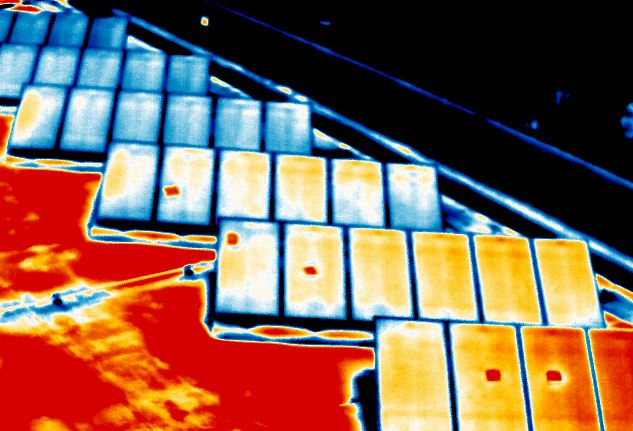
#> input picture HW Mid/影像辨識image/熱影像/15.JPG, 633 x 431 px, found by its file name
$ python opencv_heat02.py
#> lines starting #> are read from the running program, lines starting #| are printed output that depends on the picture; after the words box and inside, x2 and y2 are one past the last pixel; in counts of white or black regions, pixels touching at a corner belong together
import cv2
import numpy as np

path = './temp/15.JPG'
ori = cv2.imread(path)
#> ori is the input picture: shape (431, 633, 3); mean B, G, R 83.8, 99, 129.1
ori_draw = ori.copy()

blur = cv2.GaussianBlur(ori, (5, 5), 0)
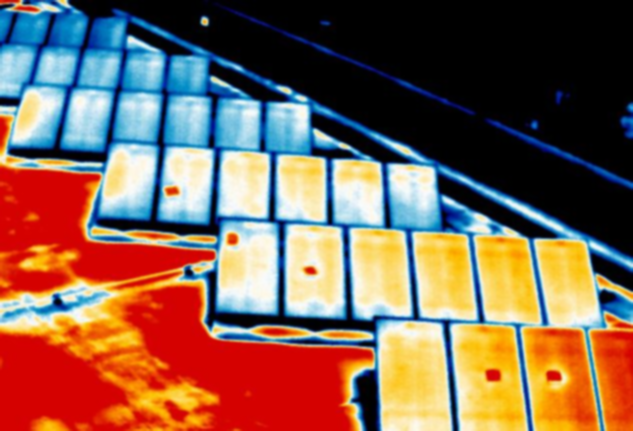
#> blur: shape (431, 633, 3); mean B, G, R 83.8, 99, 129.1
hsv = cv2.cvtColor(blur, cv2.COLOR_BGR2HSV)
#> hsv: shape (431, 633, 3); mean H, S, V 47.1, 150.1, 158.1
# cv2.imshow("hsv", hsv)
# cv2.imwrite("./temp/15_hsv.jpg", hsv)

kernel = cv2.getStructuringElement(cv2.MORPH_RECT, (3, 3))
erode = cv2.erode(hsv, kernel, iterations=1)
#> erode: shape (431, 633, 3); mean H, S, V 38.8, 129.8, 149.9
minR = np.array([0, 100, 100])
maxR = np.array([10, 255, 255])
mask_R = cv2.inRange(erode, minR, maxR)
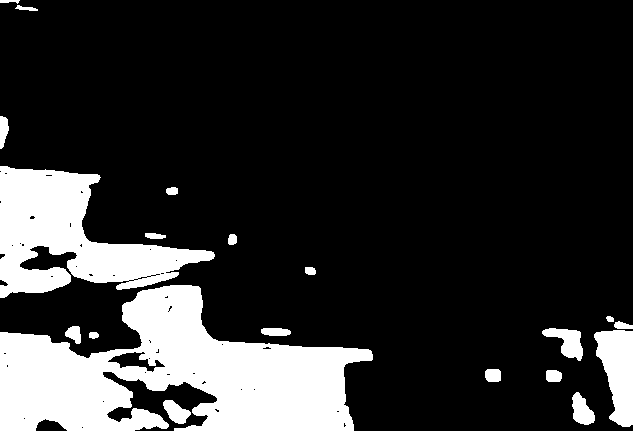
#> mask_R: shape (431, 633); 18.4% white; 20 white regions
# cv2.imwrite("./temp/15_morph_mask_R.jpg", mask_R)
cv2.imshow("mask_R", mask_R)

contour, hierarchy = cv2.findContours(mask_R.copy(), cv2.RETR_EXTERNAL, cv2.CHAIN_APPROX_SIMPLE)
#> contour = 20 contours; largest, box (x1, y1, x2, y2) and area: (0, 285, 373, 431) 30747, (0, 166, 215, 298) 13176, (594, 330, 633, 427) 2468, (542, 328, 583, 361) 641, (572, 392, 595, 425) 450
# draw = cv2.drawContours(ori_draw, contour, -1, (255, 255, 0), 2)
# cv2.imshow("draw", draw)
# cv2.imwrite("./temp/15_draw_R.jpg", draw)

l = len(contour)
#> l = 20
similar_counts = np.zeros(l)
#> similar_counts = 20 values from 0 to 0
for index in range(l):
    count = 0
    current = contour[index]
    for i in range(l):
        sim = cv2.matchShapes(current, contour[i], 1, 0.0)
        print(index, ":", sim)
        if sim <= 0.15:
            count += 1
    similar_counts[index] = count - 1
#> after the loop, similar_counts = 20 values, max 7 at index 12, min 0 at index 5, mean 1.9
print(similar_counts)
compare_contour = list()
for i in range(len(similar_counts)):
    if similar_counts[i] >= 3 and cv2.contourArea(contour[i]) > 50:
        compare_contour.append(contour[i])
#> this loop made 20 passes
#> after the loop, compare_contour = 5 contours; box (x1, y1, x2, y2) and area: (485, 369, 501, 382) 169, (546, 370, 562, 382) 152, (228, 234, 237, 245) 70, (166, 187, 178, 195) 67, (305, 267, 316, 275) 62

draw = cv2.drawContours(ori_draw, compare_contour, -1, (255, 255, 0), 2)
cv2.imwrite("./temp/15_current_result.jpg", draw)
cv2.imshow("draw", draw)

cv2.waitKey(0)
cv2.destroyAllWindows()

$ run again, with HW Mid/影像辨識image/熱影像/5.JPG copied over HW Mid/影像辨識image/熱影像/15.JPG
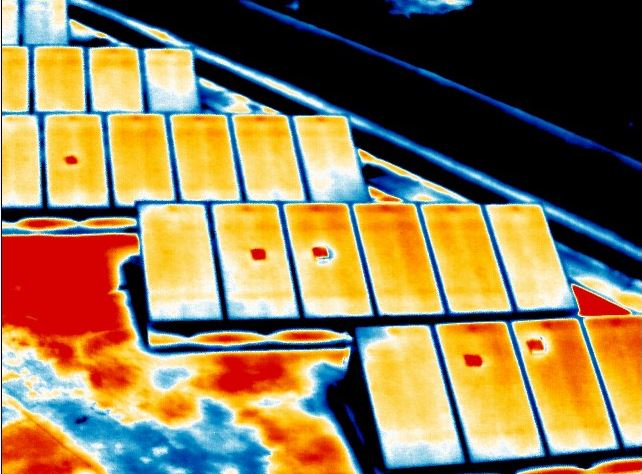
#> input picture HW Mid/影像辨識image/熱影像/5.JPG, 642 x 474 px, found by its file name
#> ori is the input picture: shape (474, 642, 3); mean B, G, R 84, 121.6, 141.5
#> `blur = cv2.GaussianBlur(ori, (5, 5), 0)`:
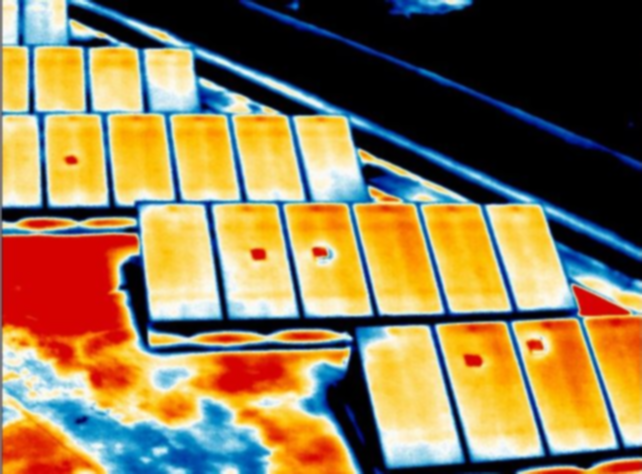
#> blur: shape (474, 642, 3); mean B, G, R 83.9, 121.5, 141.4
#> hsv: shape (474, 642, 3); mean H, S, V 48, 149.5, 165.6
#> erode: shape (474, 642, 3); mean H, S, V 39.9, 126.9, 157.1
#> `mask_R = cv2.inRange(erode, minR, maxR)`:
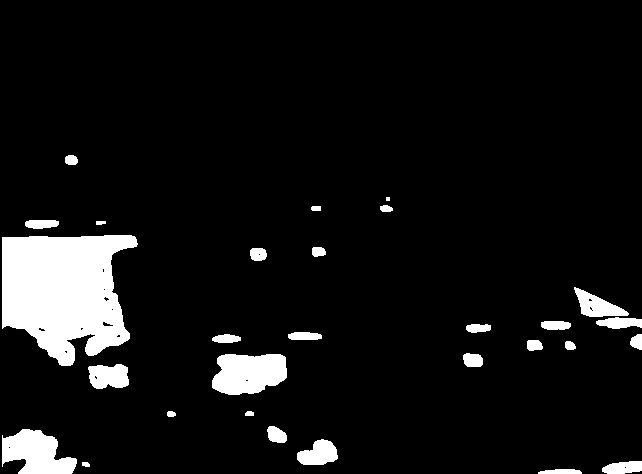
#> mask_R: shape (474, 642); 7.8% white; 29 white regions (1 under 20 px)
#> contour = 29 contours, 1 with area under 20; largest, box (x1, y1, x2, y2) and area: (2, 235, 138, 366) 12656, (212, 354, 287, 395) 2398, (2, 429, 77, 474) 2122, (88, 364, 129, 389) 780, (574, 287, 629, 317) 751
#> l = 29
#> the loop `for index in range(l):` made 29 passes
#> current on pass 28: [[386, 197], [386, 200], [389, 200], [389, 197]]
#> after the loop `for index in range(l):`: similar_counts = 29 values, max 11 at index 27, min 0 at index 0, mean 3.66
#> the loop `for i in range(len(similar_counts)):` made 29 passes
#> after the loop `for i in range(len(similar_counts)):`: compare_contour = 12 contours; largest, box (x1, y1, x2, y2) and area: (212, 354, 287, 395) 2398, (2, 429, 77, 474) 2122, (88, 364, 129, 389) 780, (297, 439, 338, 465) 685, (267, 426, 287, 443) 228
